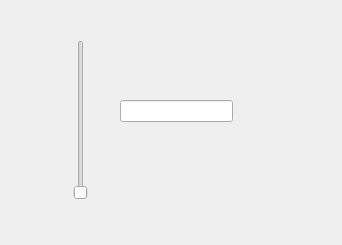
<?xml version="1.0" encoding="UTF-8"?>
<ui version="4.0">
 <class>mainDlg</class>
 <widget class="QDialog" name="mainDlg">
  <property name="geometry">
   <rect>
    <x>0</x>
    <y>0</y>
    <width>342</width>
    <height>245</height>
   </rect>
  </property>
  <property name="windowTitle">
   <string>mainDlg</string>
  </property>
  <widget class="QLineEdit" name="lineEdit">
   <property name="geometry">
    <rect>
     <x>120</x>
     <y>100</y>
     <width>113</width>
     <height>22</height>
    </rect>
   </property>
  </widget>
  <widget class="QSlider" name="verticalSlider">
   <property name="geometry">
    <rect>
     <x>70</x>
     <y>40</y>
     <width>22</width>
     <height>160</height>
    </rect>
   </property>
   <property name="orientation">
    <enum>Qt::Vertical</enum>
   </property>
  </widget>
 </widget>
 <resources/>
 <connections/>
</ui>
